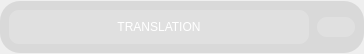
<?xml version="1.0" encoding="UTF-8"?>
<ui version="4.0">
 <class>Form</class>
 <widget class="QWidget" name="Form">
  <property name="geometry">
   <rect>
    <x>0</x>
    <y>0</y>
    <width>364</width>
    <height>54</height>
   </rect>
  </property>
  <property name="windowTitle">
   <string>Form</string>
  </property>
  <property name="styleSheet">
   <string notr="true">#widget{
	background-color: rgba(50, 50, 50, 30);
	
	border: none;
	border-radius: 20px;
}

#add_btn{
	padding: 3px, 3px;
	padding-right: 3px;
	padding-left: 3px;
	border: none;
	border-radius: 10px;
}

QPushButton{
	padding: 10px, 10px;
	padding-right: 30px;
	padding-left: 30px;
	border: none;
	border-radius: 10px;
	
	background-color: rgba(255, 255, 255, 50);
	color: rgb(255, 255, 255);
	
	font: 63 10pt &quot;Bahnschrift SemiBold SemiConden&quot;;
}
</string>
  </property>
  <layout class="QVBoxLayout" name="verticalLayout">
   <property name="spacing">
    <number>0</number>
   </property>
   <property name="leftMargin">
    <number>0</number>
   </property>
   <property name="topMargin">
    <number>0</number>
   </property>
   <property name="rightMargin">
    <number>0</number>
   </property>
   <property name="bottomMargin">
    <number>0</number>
   </property>
   <item>
    <widget class="QWidget" name="widget" native="true">
     <property name="sizePolicy">
      <sizepolicy hsizetype="Expanding" vsizetype="Fixed">
       <horstretch>0</horstretch>
       <verstretch>0</verstretch>
      </sizepolicy>
     </property>
     <property name="minimumSize">
      <size>
       <width>0</width>
       <height>0</height>
      </size>
     </property>
     <layout class="QHBoxLayout" name="horizontalLayout">
      <item alignment="Qt::AlignLeft">
       <widget class="QPushButton" name="translation_btn">
        <property name="sizePolicy">
         <sizepolicy hsizetype="Expanding" vsizetype="Fixed">
          <horstretch>0</horstretch>
          <verstretch>0</verstretch>
         </sizepolicy>
        </property>
        <property name="minimumSize">
         <size>
          <width>300</width>
          <height>0</height>
         </size>
        </property>
        <property name="text">
         <string>TRANSLATION</string>
        </property>
       </widget>
      </item>
      <item>
       <widget class="QPushButton" name="add_btn">
        <property name="sizePolicy">
         <sizepolicy hsizetype="Fixed" vsizetype="Fixed">
          <horstretch>0</horstretch>
          <verstretch>0</verstretch>
         </sizepolicy>
        </property>
        <property name="text">
         <string/>
        </property>
        <property name="icon">
         <iconset resource="resources/resources.qrc">
          <normaloff>:/newPrefix/icons/add.png</normaloff>:/newPrefix/icons/add.png</iconset>
        </property>
        <property name="iconSize">
         <size>
          <width>30</width>
          <height>30</height>
         </size>
        </property>
       </widget>
      </item>
     </layout>
    </widget>
   </item>
  </layout>
 </widget>
 <resources>
  <include location="resources/resources.qrc"/>
 </resources>
 <connections/>
</ui>
